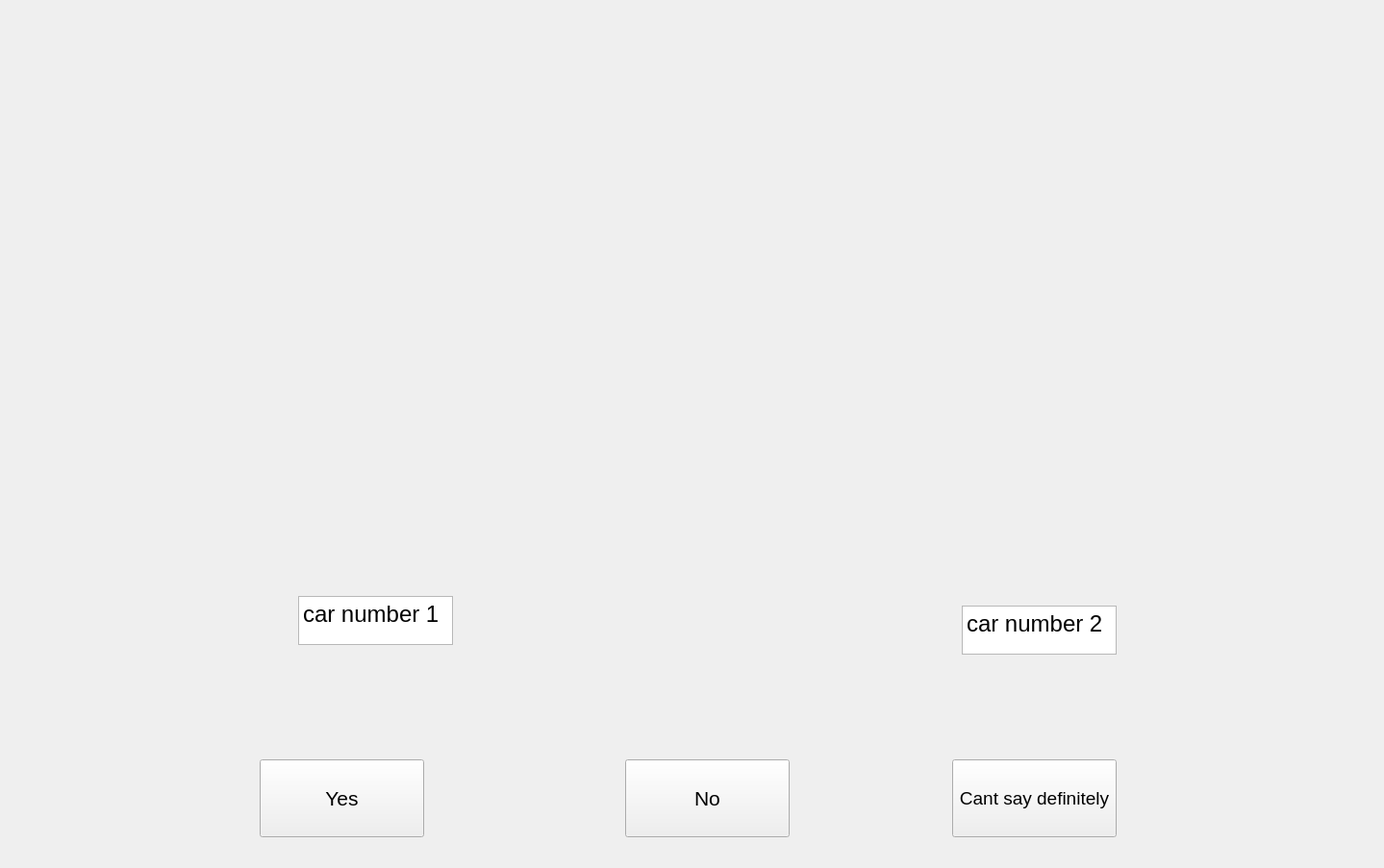
<?xml version="1.0" encoding="UTF-8"?>
<ui version="4.0">
 <class>Form</class>
 <widget class="QWidget" name="Form">
  <property name="geometry">
   <rect>
    <x>0</x>
    <y>0</y>
    <width>1439</width>
    <height>903</height>
   </rect>
  </property>
  <property name="windowTitle">
   <string>Form</string>
  </property>
  <widget class="QLabel" name="label">
   <property name="enabled">
    <bool>true</bool>
   </property>
   <property name="geometry">
    <rect>
     <x>50</x>
     <y>60</y>
     <width>691</width>
     <height>511</height>
    </rect>
   </property>
   <property name="font">
    <font>
     <pointsize>18</pointsize>
    </font>
   </property>
   <property name="text">
    <string/>
   </property>
  </widget>
  <widget class="QLabel" name="label_2">
   <property name="enabled">
    <bool>true</bool>
   </property>
   <property name="geometry">
    <rect>
     <x>780</x>
     <y>60</y>
     <width>621</width>
     <height>511</height>
    </rect>
   </property>
   <property name="font">
    <font>
     <pointsize>18</pointsize>
    </font>
   </property>
   <property name="text">
    <string/>
   </property>
  </widget>
  <widget class="QPushButton" name="pushButton_2">
   <property name="geometry">
    <rect>
     <x>270</x>
     <y>790</y>
     <width>171</width>
     <height>81</height>
    </rect>
   </property>
   <property name="font">
    <font>
     <pointsize>16</pointsize>
    </font>
   </property>
   <property name="text">
    <string>Yes</string>
   </property>
  </widget>
  <widget class="QPushButton" name="pushButton_3">
   <property name="geometry">
    <rect>
     <x>650</x>
     <y>790</y>
     <width>171</width>
     <height>81</height>
    </rect>
   </property>
   <property name="font">
    <font>
     <pointsize>16</pointsize>
    </font>
   </property>
   <property name="text">
    <string>No</string>
   </property>
  </widget>
  <widget class="QPushButton" name="pushButton_4">
   <property name="geometry">
    <rect>
     <x>990</x>
     <y>790</y>
     <width>171</width>
     <height>81</height>
    </rect>
   </property>
   <property name="font">
    <font>
     <pointsize>14</pointsize>
    </font>
   </property>
   <property name="text">
    <string>Cant say definitely</string>
   </property>
  </widget>
  <widget class="QTextBrowser" name="textBrowser">
   <property name="geometry">
    <rect>
     <x>310</x>
     <y>620</y>
     <width>161</width>
     <height>51</height>
    </rect>
   </property>
   <property name="layoutDirection">
    <enum>Qt::LeftToRight</enum>
   </property>
   <property name="html">
    <string>&lt;!DOCTYPE HTML PUBLIC &quot;-//W3C//DTD HTML 4.0//EN&quot; &quot;http://www.w3.org/TR/REC-html40/strict.dtd&quot;&gt;
&lt;html&gt;&lt;head&gt;&lt;meta name=&quot;qrichtext&quot; content=&quot;1&quot; /&gt;&lt;style type=&quot;text/css&quot;&gt;
p, li { white-space: pre-wrap; }
&lt;/style&gt;&lt;/head&gt;&lt;body style=&quot; font-family:'MS Shell Dlg 2'; font-size:8.25pt; font-weight:400; font-style:normal;&quot;&gt;
&lt;p style=&quot; margin-top:0px; margin-bottom:0px; margin-left:0px; margin-right:0px; -qt-block-indent:0; text-indent:0px;&quot;&gt;&lt;span style=&quot; font-size:18pt;&quot;&gt;car number 1&lt;/span&gt;&lt;/p&gt;&lt;/body&gt;&lt;/html&gt;</string>
   </property>
  </widget>
  <widget class="QTextBrowser" name="textBrowser_3">
   <property name="geometry">
    <rect>
     <x>1000</x>
     <y>630</y>
     <width>161</width>
     <height>51</height>
    </rect>
   </property>
   <property name="html">
    <string>&lt;!DOCTYPE HTML PUBLIC &quot;-//W3C//DTD HTML 4.0//EN&quot; &quot;http://www.w3.org/TR/REC-html40/strict.dtd&quot;&gt;
&lt;html&gt;&lt;head&gt;&lt;meta name=&quot;qrichtext&quot; content=&quot;1&quot; /&gt;&lt;style type=&quot;text/css&quot;&gt;
p, li { white-space: pre-wrap; }
&lt;/style&gt;&lt;/head&gt;&lt;body style=&quot; font-family:'MS Shell Dlg 2'; font-size:8.25pt; font-weight:400; font-style:normal;&quot;&gt;
&lt;p style=&quot; margin-top:0px; margin-bottom:0px; margin-left:0px; margin-right:0px; -qt-block-indent:0; text-indent:0px;&quot;&gt;&lt;span style=&quot; font-size:18pt;&quot;&gt;car number 2&lt;/span&gt;&lt;/p&gt;&lt;/body&gt;&lt;/html&gt;</string>
   </property>
  </widget>
 </widget>
 <resources/>
 <connections/>
</ui>
